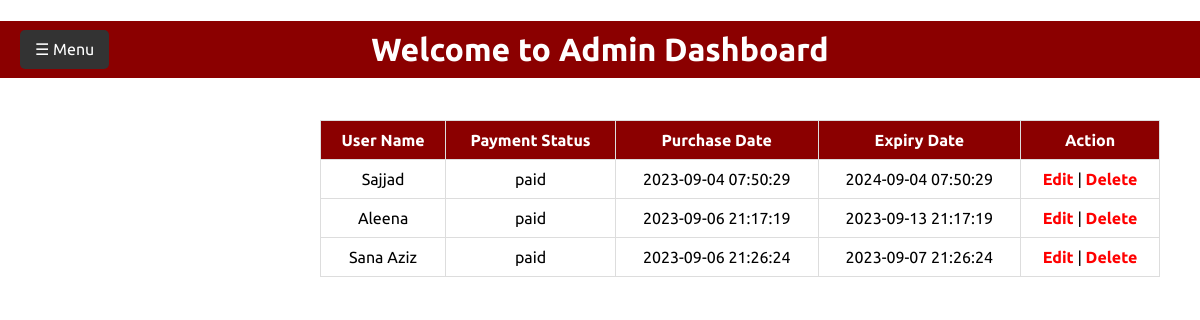
The app's page /active_package.php (signed in) with its own data.
### tables this page shows
CREATE TABLE `payment_detail` (
  `payment_id` int(11) NOT NULL,
  `c_id` int(11) NOT NULL,
  `payment_status` varchar(20) NOT NULL,
  `payment_amount` decimal(10,2) NOT NULL,
  `purchase_date` datetime DEFAULT NULL,
  `expiration_date` datetime DEFAULT NULL,
  `package_name` varchar(40) NOT NULL
);

CREATE TABLE `candidate` (
  `id` int(11) NOT NULL,
  `name` varchar(50) NOT NULL,
  `email` varchar(50) NOT NULL,
  `phone_no` varchar(20) NOT NULL,
  `religion` varchar(30) NOT NULL,
  `occupation` varchar(40) NOT NULL,
  `monthly_income` int(50) NOT NULL,
  `age` int(4) NOT NULL,
  `height` varchar(30) NOT NULL,
  `gender` varchar(20) NOT NULL,
  `marital_status` varchar(20) NOT NULL,
  `caste` varchar(30) NOT NULL,
  `profile_img` varchar(50) NOT NULL,
  `c_id` int(11) DEFAULT NULL,
  `city` varchar(50) NOT NULL
);

### active_package.php (the view, shortened to what this page needs)
<?php
    include("connection.php");
    $sql = "SELECT candidate.name, payment_detail.payment_status,payment_detail.purchase_date, payment_detail.expiration_date
            FROM candidate
            INNER JOIN payment_detail ON candidate.c_id = payment_detail.c_id";
    $result = $conn->query($sql);
?>
<!DOCTYPE html>
<html>
<head>
    <link rel="stylesheet" type="text/css" href="admin_dashboard2.css">
</head>
<body>
    <div id="main">
        <span class="openbtn" onclick="toggleNav()">&#9776; Menu</span>
        <h1 style="">Welcome to Admin Dashboard</h1>
        <div class="table-container">
        <table>
            <thead>
                <tr>
                    <th>User Name</th>
                    <th>Payment Status</th>
                    <th>Purchase Date</th>
                    <th>Expiry Date</th>
                    <th>Action</th>
                </tr>
            </thead>
            <tbody>
                <?php
                while ($row = $result->fetch_assoc()) {
                    echo "<tr>";
                    echo "<td>" . $row['name'] . "</td>";
                    echo "<td>" . $row['payment_status'] . "</td>";
                    echo "<td>" . $row['purchase_date'] . "</td>";
                    echo "<td>" . $row['expiration_date'] . "</td>";
                    echo '<td><a href="edit_payment.php?userId=' . $row['name'] . '">Edit</a> | <a href="delete_payment.php?userId=' . $row['name'] . '">Delete</a></td>';
                    echo "</tr>";
                }
                ?>
            </tbody>
        </table>
        </div>
    </div>
</body>
</html>

### admin_dashboard2.css (style rules this page uses)
* { font-family: 'Ubuntu', sans-serif; }
body { margin: 0; }
h1 { text-align: center; background-color: darkred; color: white; padding: 10px; }
.openbtn { position: fixed; z-index: 2; left: 20px; top: 30px; background-color: #333; color: #fff; padding: 10px 15px; border-radius: 5px; cursor: pointer; }

### active_package.php (style rules this page uses)
.table-container { width: 70%; text-align: center; justify-content: center; display: flex; flex-direction: column; margin: auto; padding: 20px; margin-right: 20px; }
table { width: 100%; border-collapse: collapse; }
th, td { padding: 10px; border: 1px solid #ddd; }
th { background-color: darkred; color: white; }
td a { text-decoration: none; color: red; font-weight: bold; }

### records on screen
payment_detail: candidate.name "Sajjad", payment_status "paid", purchase_date "2023-09-04 07:50:29", expiration_date "2024-09-04 07:50:29"
payment_detail: candidate.name "Aleena", payment_status "paid", purchase_date "2023-09-06 21:17:19", expiration_date "2023-09-13 21:17:19"
payment_detail: candidate.name "Sana Aziz", payment_status "paid", purchase_date "2023-09-06 21:26:24", expiration_date "2023-09-07 21:26:24"
